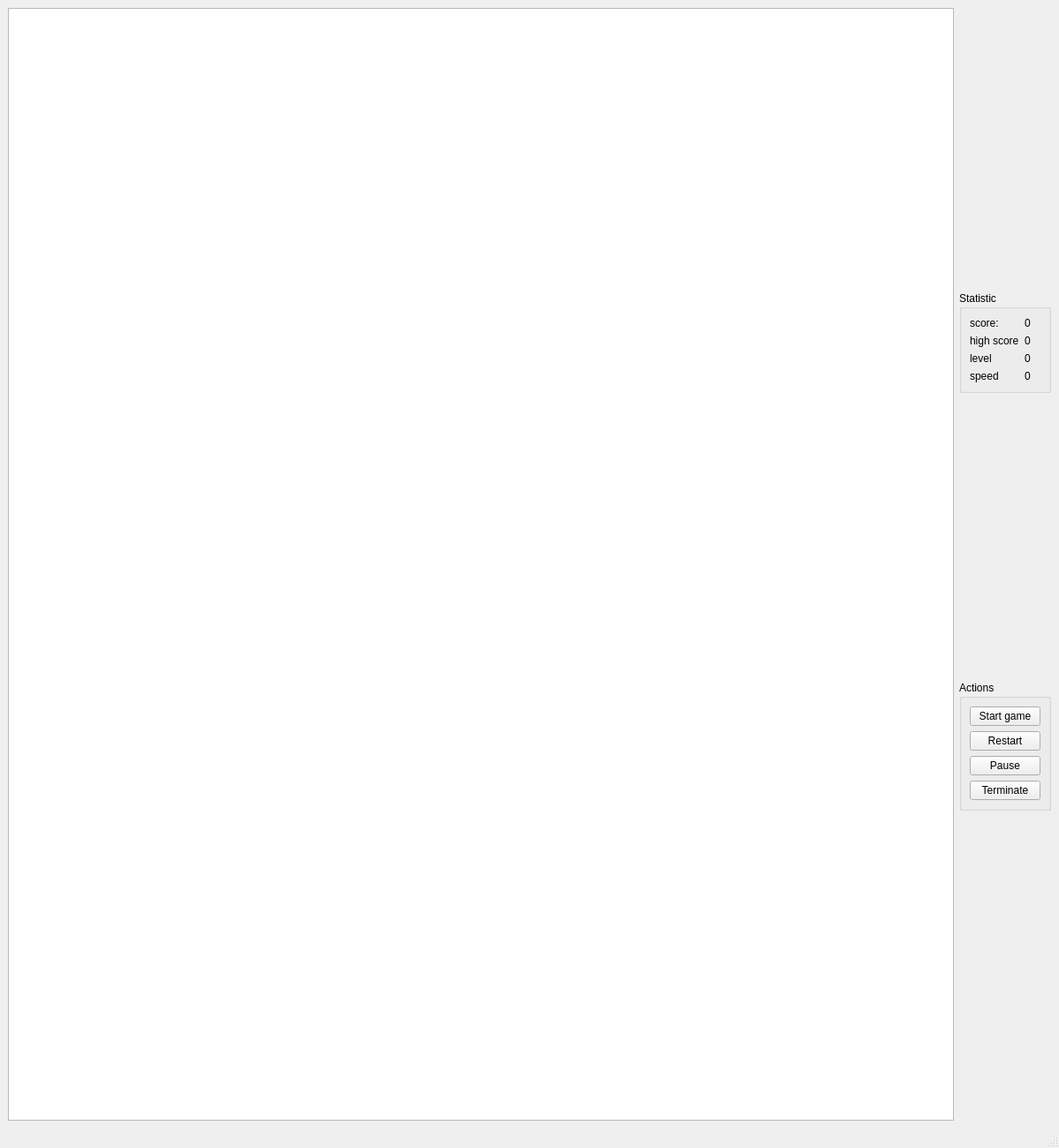
<?xml version="1.0" encoding="UTF-8"?>
<ui version="4.0">
 <class>MainWindow</class>
 <widget class="QMainWindow" name="MainWindow">
  <property name="geometry">
   <rect>
    <x>0</x>
    <y>0</y>
    <width>1199</width>
    <height>1300</height>
   </rect>
  </property>
  <property name="minimumSize">
   <size>
    <width>800</width>
    <height>1300</height>
   </size>
  </property>
  <property name="windowTitle">
   <string>MainWindow</string>
  </property>
  <widget class="QWidget" name="centralwidget">
   <layout class="QGridLayout" name="gridLayout" columnstretch="0,0">
    <item row="0" column="1">
     <layout class="QVBoxLayout" name="verticalLayout_2">
      <item>
       <spacer name="verticalSpacer_4">
        <property name="orientation">
         <enum>Qt::Vertical</enum>
        </property>
        <property name="sizeHint" stdset="0">
         <size>
          <width>20</width>
          <height>40</height>
         </size>
        </property>
       </spacer>
      </item>
      <item>
       <widget class="QGroupBox" name="groupBox">
        <property name="sizePolicy">
         <sizepolicy hsizetype="Preferred" vsizetype="Preferred">
          <horstretch>0</horstretch>
          <verstretch>0</verstretch>
         </sizepolicy>
        </property>
        <property name="title">
         <string>Statistic</string>
        </property>
        <layout class="QGridLayout" name="gridLayout_2">
         <item row="0" column="1">
          <widget class="QLabel" name="scoreLabel">
           <property name="text">
            <string>0</string>
           </property>
          </widget>
         </item>
         <item row="1" column="0">
          <widget class="QLabel" name="label_2">
           <property name="text">
            <string>high score</string>
           </property>
          </widget>
         </item>
         <item row="2" column="0">
          <widget class="QLabel" name="label_3">
           <property name="text">
            <string>level</string>
           </property>
          </widget>
         </item>
         <item row="0" column="0">
          <widget class="QLabel" name="label">
           <property name="text">
            <string>score:</string>
           </property>
          </widget>
         </item>
         <item row="1" column="1">
          <widget class="QLabel" name="highScoreLabel">
           <property name="text">
            <string>0</string>
           </property>
          </widget>
         </item>
         <item row="3" column="0">
          <widget class="QLabel" name="label_4">
           <property name="text">
            <string>speed</string>
           </property>
          </widget>
         </item>
         <item row="2" column="1">
          <widget class="QLabel" name="levelLabel">
           <property name="text">
            <string>0</string>
           </property>
          </widget>
         </item>
         <item row="3" column="1">
          <widget class="QLabel" name="speedLabel">
           <property name="text">
            <string>0</string>
           </property>
          </widget>
         </item>
        </layout>
       </widget>
      </item>
      <item>
       <spacer name="verticalSpacer_2">
        <property name="orientation">
         <enum>Qt::Vertical</enum>
        </property>
        <property name="sizeHint" stdset="0">
         <size>
          <width>20</width>
          <height>40</height>
         </size>
        </property>
       </spacer>
      </item>
      <item>
       <widget class="QGroupBox" name="groupBox_2">
        <property name="sizePolicy">
         <sizepolicy hsizetype="Maximum" vsizetype="Maximum">
          <horstretch>0</horstretch>
          <verstretch>0</verstretch>
         </sizepolicy>
        </property>
        <property name="title">
         <string>Actions</string>
        </property>
        <layout class="QVBoxLayout" name="verticalLayout">
         <item>
          <widget class="QPushButton" name="startGameButton">
           <property name="text">
            <string>Start game</string>
           </property>
          </widget>
         </item>
         <item>
          <widget class="QPushButton" name="restartGameButton">
           <property name="text">
            <string>Restart</string>
           </property>
          </widget>
         </item>
         <item>
          <widget class="QPushButton" name="pauseGameButton">
           <property name="text">
            <string>Pause</string>
           </property>
          </widget>
         </item>
         <item>
          <widget class="QPushButton" name="terminateGameButton">
           <property name="text">
            <string>Terminate</string>
           </property>
          </widget>
         </item>
        </layout>
       </widget>
      </item>
      <item>
       <spacer name="verticalSpacer_3">
        <property name="orientation">
         <enum>Qt::Vertical</enum>
        </property>
        <property name="sizeHint" stdset="0">
         <size>
          <width>20</width>
          <height>40</height>
         </size>
        </property>
       </spacer>
      </item>
     </layout>
    </item>
    <item row="0" column="0" rowspan="6">
     <widget class="QGraphicsView" name="graphicsView"/>
    </item>
   </layout>
  </widget>
  <widget class="QMenuBar" name="menubar">
   <property name="geometry">
    <rect>
     <x>0</x>
     <y>0</y>
     <width>1199</width>
     <height>20</height>
    </rect>
   </property>
  </widget>
  <widget class="QStatusBar" name="statusbar"/>
 </widget>
 <resources/>
 <connections/>
</ui>
